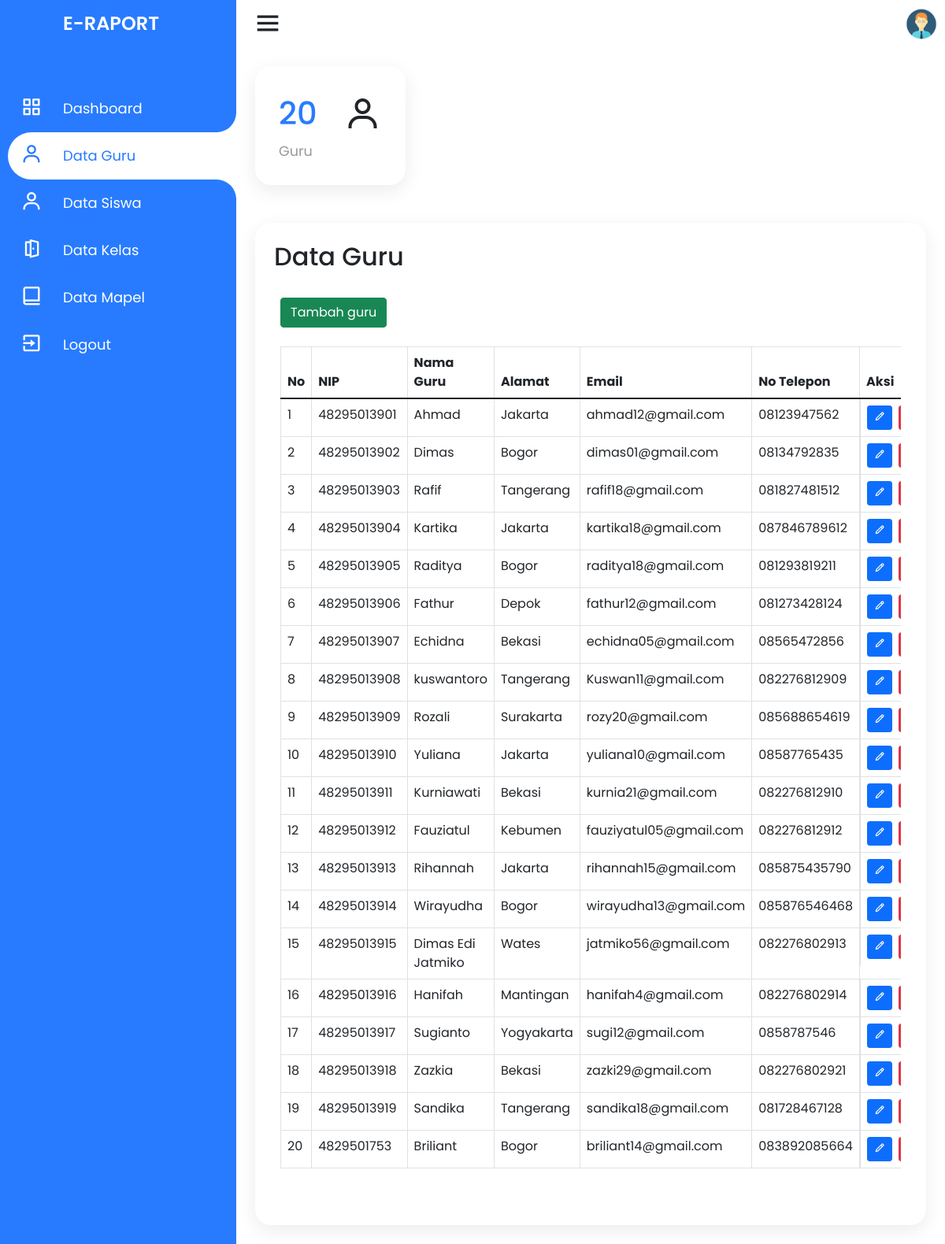
Screenshot of /admin/data-guru.php (signed in) with the database file from the repository.
### tables this page shows
CREATE TABLE `guru` (
  `nip` varchar(11) NOT NULL,
  `nama_guru` varchar(50) NOT NULL,
  `jenis_kelamin` enum('Laki-laki','Perempuan') NOT NULL,
  `alamat` text NOT NULL,
  `email` varchar(30) NOT NULL,
  `no_telp` varchar(14) NOT NULL,
  `agama` enum('Islam','Kristen','Katolik','Hindu','Buddha','Konghuchu') NOT NULL,
  `status` varchar(20) NOT NULL,
  `tanggal_lahir` date NOT NULL,
  `password` varchar(255) NOT NULL
);

### admin/data-guru.php (the view, shortened to what this page needs)
<?php
require_once dirname(__FILE__) . '/../model/guru.php';
$login_as = $_SESSION['login_as'];
if (!isset($_GET['p'])) {
    $page_no = 1;
} else {
    $page_no = $_GET['p'];
}
$records_per_page = 30;
$offset = ($page_no - 1) * $records_per_page;
?>
<!DOCTYPE html>
<html lang="en" dir="ltr">
<head>
    <link rel="stylesheet" href="../assets/css/style">
    <link href='https://unpkg.com/boxicons@2.0.7/css/boxicons.min.css' rel='stylesheet'>
    <link href="https://cdn.jsdelivr.net/npm/bootstrap@5.1.3/dist/css/bootstrap.min.css" rel="stylesheet">
    <link rel="stylesheet" href="../assets/css/style.css">
    <link rel="stylesheet" href="https://cdnjs.cloudflare.com/ajax/libs/animate.css/4.1.1/animate.min.css">
</head>
<body>
    <div class="container">
        <div class="navigation">
            <ul>
                <li>
                    <a href="#">
                        <span class="icon"></span>
                        <h1 class="title">E-Raport</h1>
                    </a>
                </li>
                <li>
                    <a href="../index">
                        <span class="icon"><i class='bx bx-grid-alt'></i></span>
                        <span class="title">Dashboard</span>
                    </a>
                </li>
                <li class="hovered">
                    <a href="#">
                        <span class="icon"><i class='bx bx-user'></i></span>
                        <span class="title">Data Guru</span>
                    </a>
                </li>
                <li>
                    <a href="data-siswa">
                        <span class="icon"><i class='bx bx-user'></i></span>
                        <span class="title">Data Siswa</span>
                    </a>
                </li>
                <li>
                    <a href="data-kelas">
                        <span class="icon"><i class='bx bx-door-open'></i></span>
                        <span class="title">Data Kelas</span>
                    </a>
                </li>
                <li>
                    <a href="data-mapel">
                        <span class="icon"><i class='bx bx-book-alt'></i></span>
                        <span class="title">Data Mapel</span>
                    </a>
                </li>
                <li>
                    <a href="../logout">
                        <span class="icon"><i class='bx bx-exit'></i></span>
                        <span class="title">Logout</span>
                    </a>
                </li>
            </ul>
        </div>
    </div>
    <div class="main">
        <div class="topbar">
            <div class="toggle">
                <i class='bx bx-menu'></i>
            </div>
            <div class="user">
                <?php
                if ($login_as == "siswa") {
                    $pp = "../assets/img/pp/std.png";
                } elseif ($login_as == "guru") {
                    $pp = "../assets/img/pp/guru.png";
                } elseif ($login_as == "admin") {
                    $pp = "../assets/img/pp/admin.png";
                }
                ?>
                <img src="<?php echo $pp; ?>" alt="user">
            </div>
        </div>
        <div class="cardBox">
            <div class="card">
                <div>
                    <?php
                    $result_guru = $conn->query("SELECT * FROM guru LIMIT $records_per_page OFFSET $offset");
                    if ($result_guru && $result_guru->num_rows > 0) {
                        $result_jml = $conn->query("SELECT COUNT(*) AS total_guru FROM guru");
                        $jml = $result_jml->fetch_assoc();
                        echo "<div class='numbers'>${jml['total_guru']}</div>";
                    }
                    ?>
                    <div class="cardName">Guru</div>
                </div>
                <div class="iconBx">
                    <i class='bx bx-user'></i>
                </div>
            </div>
        </div>
        <div class="konten">
            <h2 class="konten_title">
                Data Guru
            </h2>
            <div class="konten_isi">
                <div class="konten_pengaturan">
                    <a href="tambah-data-guru"><button type="button" class="btn btn-success">Tambah guru</button></a>
                </div>
                <div class="konten_table table-responsive">
                    <table class="table table-bordered">
                        <thead>
                            <tr>
                                <th>No</th>
                                <th>NIP</th>
                                <th>Nama Guru</th>
                                <th>Alamat</th>
                                <th>Email</th>
                                <th>No Telepon</th>
                                <th>Aksi</th>
                            </tr>
                        </thead>
                        <?php
                        $result_guru = $conn->query("SELECT * FROM guru LIMIT $records_per_page OFFSET $offset");
                        if ($result_guru && $result_guru->num_rows > 0) {
                            $no = 1;
                            while ($row = $result_guru->fetch_assoc()) {
                                echo "
                                <tr>
                                    <td>$no</td>
                                    <td>${row['nip']}</td>
                                    <td>${row['nama_guru']}</td>
                                    <td>${row['alamat']}</td>
                                    <td>${row['email']}</td>
                                    <td>${row['no_telp']}</td>
                                    <td class='aksi'>
                                        <a href='ubah-data-guru?nip=${row['nip']}'><button type='button' data-bs-toggle='tooltip' class='btn btn-primary btn-sm' title='Ubah'><i class='bx bx-pencil'></i></button></a>
                                        <a href='#' class='deleteBtn' data-nip='${row['nip']}'><button type='button' data-bs-toggle='tooltip' class='btn btn-danger btn-sm' title='Hapus'><i class='bx bx-trash'></i></button></a>
                                    </td>
                                </tr>
                                ";
                                $no++;
                            }
                        }
                        ?>
                    </table>
                </div>
            </div>
        </div>
    </div>
</body>
</html>

### assets/css/style.css (style rules this page uses)
* { margin: 0; padding: 0; box-sizing: border-box; font-family: 'Poppins', sans-serif; }
dl, ol, ul { padding: 0; margin: 0; }
:root { --blue: #287bff; --white: #fff; --grey: #f5f5f5; --black1: #222; --black2: #999; --pad-sm: 8px; --pad-md: 16px; --pad-lg: 24px; --pad-xl: 32px; --pad-xxl: 64px; }
body { min-height: 100vh; overflow-x: hidden; }
.container { position: relative; width: 100%; max-width: none; }
.navigation { left: 0; position: fixed; width: 300px; height: 100%; background: var(--blue); border-left: 10px solid var(--blue); transition: .5s; overflow: hidden; padding: 0; margin: 0; }
.navigation ul { position: absolute; top: 0; left: 0; width: 100%; }
.navigation ul li { position: relative; width: 100%; list-style: none; border-top-left-radius: 30px; border-bottom-left-radius: 30px; }
.navigation ul li:hover, .navigation ul li.hovered { background: var(--white); }
.navigation ul li:nth-child(1) { margin-bottom: 40px; pointer-events: none; }
.navigation ul li a { position: relative; display: block; width: 100%; display: flex; text-decoration: none; color: var(--white); }
.navigation ul li:hover a, .navigation ul li.hovered a { color: var(--blue); }
.navigation ul li a .icon { position: relative; display: block; min-width: 60px; height: 60px; line-height: 70px; text-align: center; }
.navigation ul li a .icon .bx { font-size: 1.75em; }
.navigation ul li a .title { position: relative; display: block; padding: 0 10px; height: 60px; line-height: 60px; text-align: start; white-space: nowrap; font-size: 18px; }
.navigation ul li h1 { text-transform: uppercase; font-weight: 600; font-size: 24px !important; }
.navigation ul li:hover a::before, .navigation ul li.hovered a::before { content: ''; position: absolute; right: 0; top: -50px; width: 50px; height: 50px; border-radius: 50%; box-shadow: 35px 35px 0 10px var(--white); pointer-events: none; }
.navigation ul li:hover a::after, .navigation ul li.hovered a::after { content: ''; position: absolute; right: 0; bottom: -50px; width: 50px; height: 50px; border-radius: 50%; box-shadow: 35px -35px 0 10px var(--white); pointer-events: none; }
.main { position: absolute; width: calc(100% - 300px); left: 300px; min-height: 100vh; background: var(--white); transition: .5s; }
.topbar { width: 100%; height: 60px; display: flex; justify-content: space-between; align-items: center; padding: 0 10px; }
.toggle { position: relative; width: 60px; height: 60px; display: flex; justify-content: center; align-items: center; font-size: 2.5em; cursor: pointer; }
.user { position: relative; width: 40px; height: 40px; border-radius: 50%; overflow: hidden; cursor: pointer; }
.user img { position: absolute; top: 0; left: 0; width: 100%; height: auto; object-fit: cover; }
.cardBox { position: relative; width: 100%; padding: var(--pad-lg); display: grid; grid-template-columns: repeat(4, 1fr); grid-gap: 30px; }
.cardBox .card { position: relative; background: var(--white); padding: 30px; border-radius: 20px; display: flex; justify-content: space-between; box-shadow: 0 7px 25px rgba(0, 0, 0, 0.08); flex-direction: unset; border: none; cursor: pointer; transition: .2s; }
.cardBox .card .numbers { position: relative; font-weight: 500; font-size: 2.5em; color: var(--blue); }
.cardBox .card .cardName { color: var(--black2); font-size: 1.1em; margin-top: 5px; }
.cardBox .card .iconBx { font-size: 3em; columns: var(--black2); }
.konten { display: block; padding: var(--pad-lg); margin: var(--pad-lg); position: relative; background: var(--white); border-radius: 20px; box-shadow: 0 7px 25px rgba(0, 0, 0, 0.08); border: none; overflow: hidden; }
.konten .konten_isi { overflow: hidden; padding: var(--pad-sm); }
.konten .konten_title, .konten .konten_isi .konten_pengaturan, .konten .konten_isi .konten_table, .konten .konten_isi .konten_nav { margin-bottom: var(--pad-lg); }
.konten .konten_isi .konten_pengaturan { display: flex; flex-wrap: wrap; align-items: center; }
.konten .konten_isi .dropdown, .konten .konten_isi .konten_table table .aksi a { margin-right: var(--pad-sm); }
.konten .konten_isi .konten_table table .aksi { display: flex; justify-content: center; }
.konten .konten_isi .konten_table table tbody td button { text-align: center; }

### rows the page displays
guru: nip "48295013901", nama_guru "Ahmad", alamat "Jakarta", email "ahmad12@gmail.com", no_telp "08123947562"
guru: nip "48295013902", nama_guru "Dimas", alamat "Bogor", email "dimas01@gmail.com", no_telp "08134792835"
guru: nip "48295013903", nama_guru "Rafif", alamat "Tangerang", email "rafif18@gmail.com", no_telp "081827481512"
guru: nip "48295013904", nama_guru "Kartika", alamat "Jakarta", email "kartika18@gmail.com", no_telp "087846789612"
guru: nip "48295013905", nama_guru "Raditya", alamat "Bogor", email "raditya18@gmail.com", no_telp "081293819211"
guru: nip "48295013906", nama_guru "Fathur", alamat "Depok", email "fathur12@gmail.com", no_telp "081273428124"
guru: nip "48295013907", nama_guru "Echidna", alamat "Bekasi", email "echidna05@gmail.com", no_telp "08565472856"
guru: nip "48295013908", nama_guru "kuswantoro", alamat "Tangerang", email "Kuswan11@gmail.com", no_telp "082276812909"
guru: nip "48295013909", nama_guru "Rozali", alamat "Surakarta", email "rozy20@gmail.com", no_telp "085688654619"
guru: nip "48295013910", nama_guru "Yuliana", alamat "Jakarta", email "yuliana10@gmail.com", no_telp "08587765435"
guru: nip "48295013911", nama_guru "Kurniawati", alamat "Bekasi", email "kurnia21@gmail.com", no_telp "082276812910"
guru: nip "48295013912", nama_guru "Fauziatul", alamat "Kebumen", email "fauziyatul05@gmail.com", no_telp "082276812912"
guru: nip "48295013913", nama_guru "Rihannah", alamat "Jakarta", email "rihannah15@gmail.com", no_telp "085875435790"
guru: nip "48295013914", nama_guru "Wirayudha", alamat "Bogor", email "wirayudha13@gmail.com", no_telp "085876546468"
guru: nip "48295013915", nama_guru "Dimas Edi Jatmiko", alamat "Wates", email "jatmiko56@gmail.com", no_telp "082276802913"
guru: nip "48295013916", nama_guru "Hanifah", alamat "Mantingan", email "hanifah4@gmail.com", no_telp "082276802914"
guru: nip "48295013917", nama_guru "Sugianto", alamat "Yogyakarta", email "sugi12@gmail.com", no_telp "0858787546"
guru: nip "48295013918", nama_guru "Zazkia", alamat "Bekasi", email "zazki29@gmail.com", no_telp "082276802921"
guru: nip "48295013919", nama_guru "Sandika", alamat "Tangerang", email "sandika18@gmail.com", no_telp "081728467128"
guru: nip "4829501753", nama_guru "Briliant", alamat "Bogor", email "briliant14@gmail.com", no_telp "083892085664"

### other values shown
jml['total_guru'] "20"
